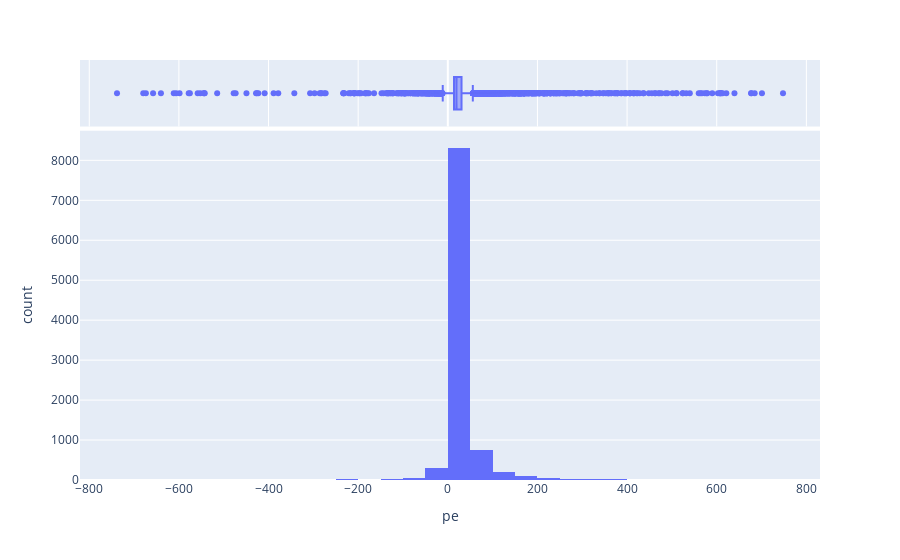

The code cell stored with this chart in its notebook:
### Code cell
pe_dist = px.histogram(pe_df, 
                       x='pe',
                       marginal="box",
                       nbins=60)
pe_dist.show()

### Figure 1 — Plotly figure (JSON) as saved in the notebook; plotly's stock layout.template omitted (floating-point values rounded to 4 significant figures; data arrays with more than 128 entries replaced by an {"elided": "..."} marker saying what was removed)
{"data": [{"alignmentgroup": "True", "bingroup": "x", "hovertemplate": "pe=%{x}<br>count=%{y}<extra></extra>", "legendgroup": "", "marker": {"color": "#636efa", "pattern": {"shape": ""}}, "name": "", "nbinsx": 60, "offsetgroup": "", "orientation": "v", "showlegend": false, "type": "histogram", "x": {"elided": "9956 float values"}, "xaxis": "x", "yaxis": "y"}, {"alignmentgroup": "True", "hovertemplate": "pe=%{x}<extra></extra>", "legendgroup": "", "marker": {"color": "#636efa"}, "name": "", "notched": true, "offsetgroup": "", "showlegend": false, "type": "box", "x": {"elided": "9956 float values"}, "xaxis": "x2", "yaxis": "y2"}], "layout": {"barmode": "relative", "legend": {"tracegroupgap": 0}, "margin": {"t": 60}, "xaxis": {"anchor": "y", "domain": [0, 1], "title": {"text": "pe"}}, "xaxis2": {"anchor": "y2", "domain": [0, 1], "matches": "x", "showgrid": true, "showticklabels": false}, "yaxis": {"anchor": "x", "domain": [0, 0.8316], "title": {"text": "count"}}, "yaxis2": {"anchor": "x2", "domain": [0.8416, 1], "matches": "y2", "showgrid": false, "showline": false, "showticklabels": false, "ticks": ""}}}
